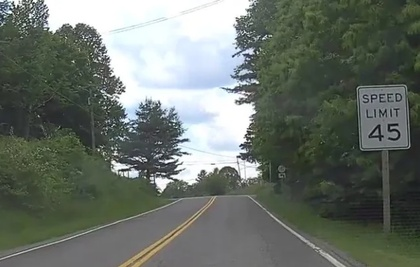
%> input picture test2.jpg, 420 x 267 px, shrunk from 603 x 384 before the run
$ octave main.m   (GNU Octave 9; MATLAB toolbox functions it lacks are replaced by stand-ins)
%> lines starting %> are read from the running program, lines starting %| are printed output that depends on the picture; in (x1, y1, x2, y2) boxes, pixels count from 0 and x2, y2 are one past the last pixel; in counts of white or black regions, pixels touching at a corner belong together; the program's own positions count from 1
### preprocessImage.m
function processedImage = preprocessImage(image)
    % Convert to grayscale if necessary
    if size(image, 3) == 3
        imageGray = rgb2gray(image);
    else
        imageGray = image;
    end

    % Apply edge detection to highlight traffic signs
    edges = edge(imageGray, 'Canny');

    % Morphological operations to clean up edges
    edges = imdilate(edges, strel('disk', 2)); % Dilate edges
    edges = imfill(edges, 'holes'); % Fill holes
    edges = bwareaopen(edges, 500); % Remove small objects

    % Apply the edge mask to the grayscale image
    processedImage = uint8(edges) .* imageGray;

    % Optionally display the preprocessed image
    figure;
    imshow(processedImage);
    title('Preprocessed Image - Focused on Traffic Signals');
end

### ncrossco.m
function M = ncrossco(image1, image2)
    % Convert images to grayscale if necessary
    if size(image1, 3) == 3
        image1 = rgb2gray(image1);
    end
    if size(image2, 3) == 3
        image2 = rgb2gray(image2);
    end

    % Determine which image is the target and which is the template
    if numel(image1) > numel(image2)
        targetImage = image1;
        templateImage = image2;
    else
        targetImage = image2;
        templateImage = image1;
    end

    % Get sizes of target and template images
    [R1, C1] = size(targetImage);
    [R2, C2] = size(templateImage);

    % Subtract mean from the template image
    templateMean = mean(templateImage(:));
    templateImage = double(templateImage) - templateMean;

    % Initialize the normalized cross-correlation matrix
    M = zeros(R1 - R2 + 1, C1 - C2 + 1);

    % Perform normalized cross-correlation
    for i = 1:(R1 - R2 + 1)
        for j = 1:(C1 - C2 + 1)
            % Extract a subregion from the target image
            subRegion = double(targetImage(i:i + R2 - 1, j:j + C2 - 1));

            % Subtract mean from the subregion
            subRegionMean = mean(subRegion(:));
            subRegion = subRegion - subRegionMean;

            % Compute normalized cross-correlation coefficient
            numerator = sum(sum(subRegion .* templateImage));
            denominator = sqrt(sum(sum(subRegion.^2)) * sum(sum(templateImage.^2)));
            M(i, j) = numerator / denominator;
        end
    end
end

### plotbox.m
function plotbox(targetImage, M, templateRows, templateCols)
    % Find the maximum value and its location in the correlation matrix
    [maxValue, linearIndex] = max(M(:));
    [row, col] = ind2sub(size(M), linearIndex);

    % Display the target image
    figure;
    imshow(targetImage);
    hold on;

    % Draw a bounding box around the matched region
    rectangle('Position', [col, row, templateCols, templateRows], ...
              'EdgeColor', 'yellow', 'LineWidth', 2);

    % Add a title to the figure
    title(['Matched Template - Max Correlation: ', num2str(maxValue)]);
    hold off;
end

### main.m
% Main script for traffic signal template matching

% Load the target and template images
targetImage = imread('test2.jpg'); % Replace with your target image path
%> targetImage is the input picture: size 267x420x3 uint8; mean R, G, B 105.9, 113.5, 105.8
templateImage = imread('temp4.jpg'); % Replace with your template image path
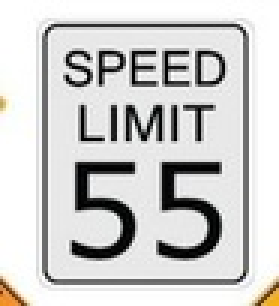
%> input picture temp4.JPG, 93 x 102 px, shrunk from 134 x 147 before the run (shown 3 times larger)
%> templateImage is the input picture: size 102x93x3 uint8; mean R, G, B 206.1, 205.5, 204.4

% Preprocess images to focus on traffic signals
targetImage = preprocessImage(targetImage);
%> in preprocessImage, `edges = edge(imageGray, 'Canny');`:
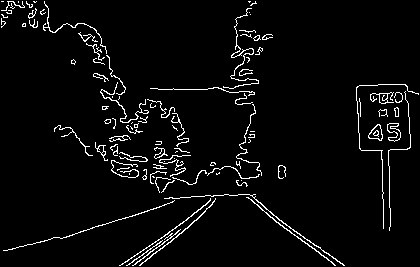
%> edges: size 267x420 logical; 4% white in thin lines or dots
%> in preprocessImage, `edges = imdilate(edges, strel('disk', 2));`: edges: size 267x420 logical; 16% white; 10 white regions, largest, box (x1, y1, x2, y2) and area: (0, 0, 275, 195) 10396, (1, 192, 347, 267) 3569, (354, 82, 420, 233) 2548
%> in preprocessImage, `edges = imfill(edges, 'holes');`: edges: size 267x420 logical; 17.7% white; 10 white regions, largest, box (x1, y1, x2, y2) and area: (0, 0, 275, 195) 12307, (1, 192, 347, 267) 3626, (354, 82, 420, 233) 2560
templateImage = preprocessImage(templateImage);
%> in preprocessImage (call 2), `edges = edge(imageGray, 'Canny');`:
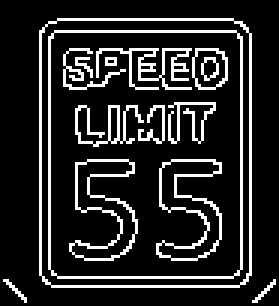
%> edges: size 102x93 logical (shown 3 times larger); 15.3% white in thin lines or dots
%> in preprocessImage (call 2), `edges = imdilate(edges, strel('disk', 2));`: edges: size 102x93 logical; 59.3% white; 16 black regions (11 under 20 px), largest, box (x1, y1, x2, y2) and area: (0, 0, 93, 102) 2360, (19, 26, 78, 90) 1342, (19, 13, 78, 19) 89, (0, 95, 7, 102) 28, (87, 96, 93, 102) 21
%> in preprocessImage (call 2), `edges = imfill(edges, 'holes');`: edges: size 102x93 logical; 74.6% white; 3 black regions, box (x1, y1, x2, y2) and area: (0, 0, 93, 102) 2360, (0, 95, 7, 102) 28, (87, 96, 93, 102) 21
%> in preprocessImage (call 2), `edges = bwareaopen(edges, 500);`:
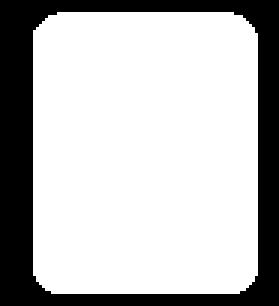
%> edges: size 102x93 logical (shown 3 times larger); 73.5% white; 1 black region, box (x1, y1, x2, y2) and area: (0, 0, 93, 102) 2517
%> in preprocessImage (call 2), `processedImage = uint8(edges) .* imageGray;`:
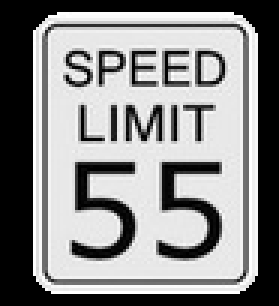
%> processedImage: size 102x93 uint8 (shown 3 times larger); min 0, max 255, mean 139.4

% Compute the normalized cross-correlation matrix
M = ncrossco(targetImage, templateImage);
%> in ncrossco, `templateMean = mean(templateImage(:));`: templateMean = 139.4
%> after the loop in ncrossco, `for i = 1:(R1 - R2 + 1)`:
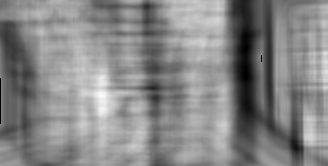
%> M: size 166x328 double; 0.1% of the values are NaN or infinite; the others: min -0.336, max 0.276, mean -0.0122; drawn with min black, max white, NaN and infinite black

% Get the size of the template
[templateRows, templateCols] = size(templateImage);
%> templateRows = 102; templateCols = 93

% Plot the bounding box around the matched template
plotbox(targetImage, M, templateRows, templateCols);
%> in plotbox, `[maxValue, linearIndex] = max(M(:));`: maxValue = 0.276; linearIndex = 16696
%> in plotbox, `[row, col] = ind2sub(size(M), linearIndex);`: row = 96; col = 101
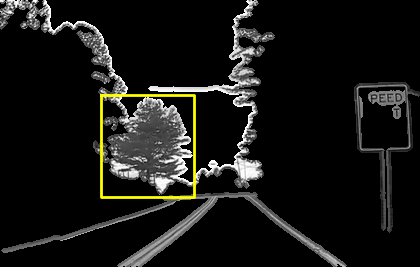
%> figure redrawn from the program's plot data; its title reads 'Matched Template - Max Correlation: 0.2764'
